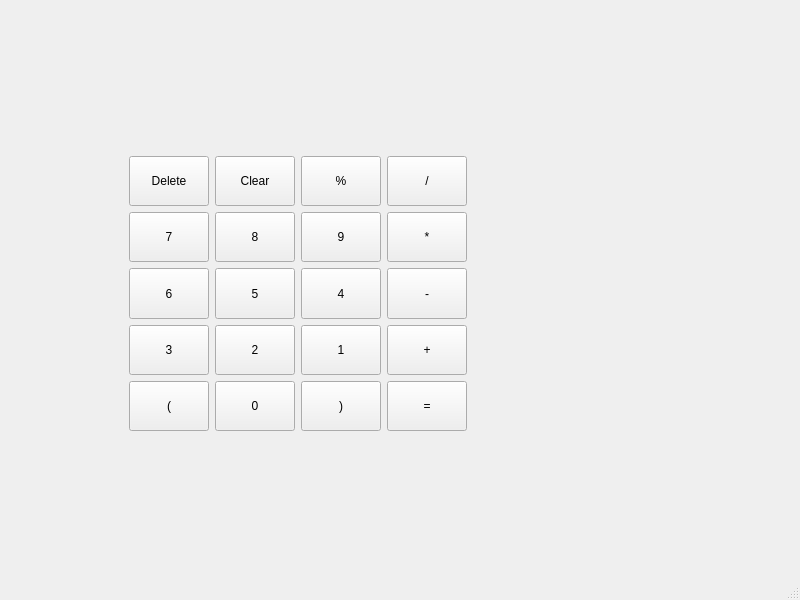
<?xml version="1.0" encoding="UTF-8"?>
<ui version="4.0">
 <class>MainWindow</class>
 <widget class="QMainWindow" name="MainWindow">
  <property name="geometry">
   <rect>
    <x>0</x>
    <y>0</y>
    <width>800</width>
    <height>600</height>
   </rect>
  </property>
  <property name="windowTitle">
   <string>MainWindow</string>
  </property>
  <widget class="QWidget" name="centralwidget">
   <widget class="QWidget" name="gridLayoutWidget">
    <property name="geometry">
     <rect>
      <x>129</x>
      <y>100</y>
      <width>291</width>
      <height>331</height>
     </rect>
    </property>
    <layout class="QGridLayout" name="gridLayout">
     <property name="sizeConstraint">
      <enum>QLayout::SizeConstraint::SetMinimumSize</enum>
     </property>
     <item row="4" column="0">
      <widget class="QPushButton" name="three">
       <property name="sizePolicy">
        <sizepolicy hsizetype="Preferred" vsizetype="Preferred">
         <horstretch>0</horstretch>
         <verstretch>0</verstretch>
        </sizepolicy>
       </property>
       <property name="text">
        <string>3</string>
       </property>
      </widget>
     </item>
     <item row="5" column="2">
      <widget class="QPushButton" name="klammer_zu">
       <property name="sizePolicy">
        <sizepolicy hsizetype="Preferred" vsizetype="Preferred">
         <horstretch>0</horstretch>
         <verstretch>0</verstretch>
        </sizepolicy>
       </property>
       <property name="text">
        <string>)</string>
       </property>
      </widget>
     </item>
     <item row="2" column="3">
      <widget class="QPushButton" name="mal">
       <property name="sizePolicy">
        <sizepolicy hsizetype="Preferred" vsizetype="Preferred">
         <horstretch>0</horstretch>
         <verstretch>0</verstretch>
        </sizepolicy>
       </property>
       <property name="text">
        <string>*</string>
       </property>
      </widget>
     </item>
     <item row="4" column="1">
      <widget class="QPushButton" name="two">
       <property name="sizePolicy">
        <sizepolicy hsizetype="Preferred" vsizetype="Preferred">
         <horstretch>0</horstretch>
         <verstretch>0</verstretch>
        </sizepolicy>
       </property>
       <property name="text">
        <string>2</string>
       </property>
      </widget>
     </item>
     <item row="3" column="0">
      <widget class="QPushButton" name="six">
       <property name="sizePolicy">
        <sizepolicy hsizetype="Preferred" vsizetype="Preferred">
         <horstretch>0</horstretch>
         <verstretch>0</verstretch>
        </sizepolicy>
       </property>
       <property name="text">
        <string>6</string>
       </property>
      </widget>
     </item>
     <item row="2" column="2">
      <widget class="QPushButton" name="nine">
       <property name="sizePolicy">
        <sizepolicy hsizetype="Preferred" vsizetype="Preferred">
         <horstretch>0</horstretch>
         <verstretch>0</verstretch>
        </sizepolicy>
       </property>
       <property name="text">
        <string>9</string>
       </property>
      </widget>
     </item>
     <item row="1" column="0">
      <widget class="QPushButton" name="delete_2">
       <property name="sizePolicy">
        <sizepolicy hsizetype="Preferred" vsizetype="Preferred">
         <horstretch>0</horstretch>
         <verstretch>0</verstretch>
        </sizepolicy>
       </property>
       <property name="text">
        <string>Delete</string>
       </property>
      </widget>
     </item>
     <item row="1" column="3">
      <widget class="QPushButton" name="divide">
       <property name="sizePolicy">
        <sizepolicy hsizetype="Preferred" vsizetype="Preferred">
         <horstretch>0</horstretch>
         <verstretch>0</verstretch>
        </sizepolicy>
       </property>
       <property name="text">
        <string>/</string>
       </property>
      </widget>
     </item>
     <item row="4" column="3">
      <widget class="QPushButton" name="plus">
       <property name="sizePolicy">
        <sizepolicy hsizetype="Preferred" vsizetype="Preferred">
         <horstretch>0</horstretch>
         <verstretch>0</verstretch>
        </sizepolicy>
       </property>
       <property name="text">
        <string>+</string>
       </property>
      </widget>
     </item>
     <item row="5" column="3">
      <widget class="QPushButton" name="solve">
       <property name="sizePolicy">
        <sizepolicy hsizetype="Preferred" vsizetype="Preferred">
         <horstretch>0</horstretch>
         <verstretch>0</verstretch>
        </sizepolicy>
       </property>
       <property name="text">
        <string>=</string>
       </property>
      </widget>
     </item>
     <item row="5" column="0">
      <widget class="QPushButton" name="klammer_auf">
       <property name="sizePolicy">
        <sizepolicy hsizetype="Preferred" vsizetype="Preferred">
         <horstretch>0</horstretch>
         <verstretch>0</verstretch>
        </sizepolicy>
       </property>
       <property name="text">
        <string>(</string>
       </property>
      </widget>
     </item>
     <item row="3" column="2">
      <widget class="QPushButton" name="four">
       <property name="sizePolicy">
        <sizepolicy hsizetype="Preferred" vsizetype="Preferred">
         <horstretch>0</horstretch>
         <verstretch>0</verstretch>
        </sizepolicy>
       </property>
       <property name="text">
        <string>4</string>
       </property>
      </widget>
     </item>
     <item row="3" column="3">
      <widget class="QPushButton" name="minus">
       <property name="sizePolicy">
        <sizepolicy hsizetype="Preferred" vsizetype="Preferred">
         <horstretch>0</horstretch>
         <verstretch>0</verstretch>
        </sizepolicy>
       </property>
       <property name="text">
        <string>-</string>
       </property>
      </widget>
     </item>
     <item row="3" column="1">
      <widget class="QPushButton" name="five">
       <property name="sizePolicy">
        <sizepolicy hsizetype="Preferred" vsizetype="Preferred">
         <horstretch>0</horstretch>
         <verstretch>0</verstretch>
        </sizepolicy>
       </property>
       <property name="text">
        <string>5</string>
       </property>
      </widget>
     </item>
     <item row="2" column="1">
      <widget class="QPushButton" name="eight">
       <property name="sizePolicy">
        <sizepolicy hsizetype="Preferred" vsizetype="Preferred">
         <horstretch>0</horstretch>
         <verstretch>0</verstretch>
        </sizepolicy>
       </property>
       <property name="text">
        <string>8</string>
       </property>
      </widget>
     </item>
     <item row="1" column="2">
      <widget class="QPushButton" name="modulo">
       <property name="sizePolicy">
        <sizepolicy hsizetype="Preferred" vsizetype="Preferred">
         <horstretch>0</horstretch>
         <verstretch>0</verstretch>
        </sizepolicy>
       </property>
       <property name="text">
        <string>%</string>
       </property>
      </widget>
     </item>
     <item row="5" column="1">
      <widget class="QPushButton" name="zero">
       <property name="sizePolicy">
        <sizepolicy hsizetype="Preferred" vsizetype="Preferred">
         <horstretch>0</horstretch>
         <verstretch>0</verstretch>
        </sizepolicy>
       </property>
       <property name="text">
        <string>0</string>
       </property>
      </widget>
     </item>
     <item row="4" column="2">
      <widget class="QPushButton" name="one">
       <property name="sizePolicy">
        <sizepolicy hsizetype="Preferred" vsizetype="Preferred">
         <horstretch>0</horstretch>
         <verstretch>0</verstretch>
        </sizepolicy>
       </property>
       <property name="text">
        <string>1</string>
       </property>
      </widget>
     </item>
     <item row="1" column="1">
      <widget class="QPushButton" name="clear">
       <property name="sizePolicy">
        <sizepolicy hsizetype="Preferred" vsizetype="Preferred">
         <horstretch>0</horstretch>
         <verstretch>0</verstretch>
        </sizepolicy>
       </property>
       <property name="text">
        <string>Clear</string>
       </property>
      </widget>
     </item>
     <item row="2" column="0">
      <widget class="QPushButton" name="seven">
       <property name="sizePolicy">
        <sizepolicy hsizetype="Preferred" vsizetype="Preferred">
         <horstretch>0</horstretch>
         <verstretch>0</verstretch>
        </sizepolicy>
       </property>
       <property name="text">
        <string>7</string>
       </property>
      </widget>
     </item>
     <item row="0" column="0" colspan="4">
      <widget class="QLabel" name="label">
       <property name="sizePolicy">
        <sizepolicy hsizetype="Preferred" vsizetype="Preferred">
         <horstretch>0</horstretch>
         <verstretch>0</verstretch>
        </sizepolicy>
       </property>
       <property name="text">
        <string/>
       </property>
      </widget>
     </item>
    </layout>
   </widget>
  </widget>
  <widget class="QMenuBar" name="menubar">
   <property name="geometry">
    <rect>
     <x>0</x>
     <y>0</y>
     <width>800</width>
     <height>34</height>
    </rect>
   </property>
  </widget>
  <widget class="QStatusBar" name="statusbar"/>
 </widget>
 <resources/>
 <connections/>
</ui>
